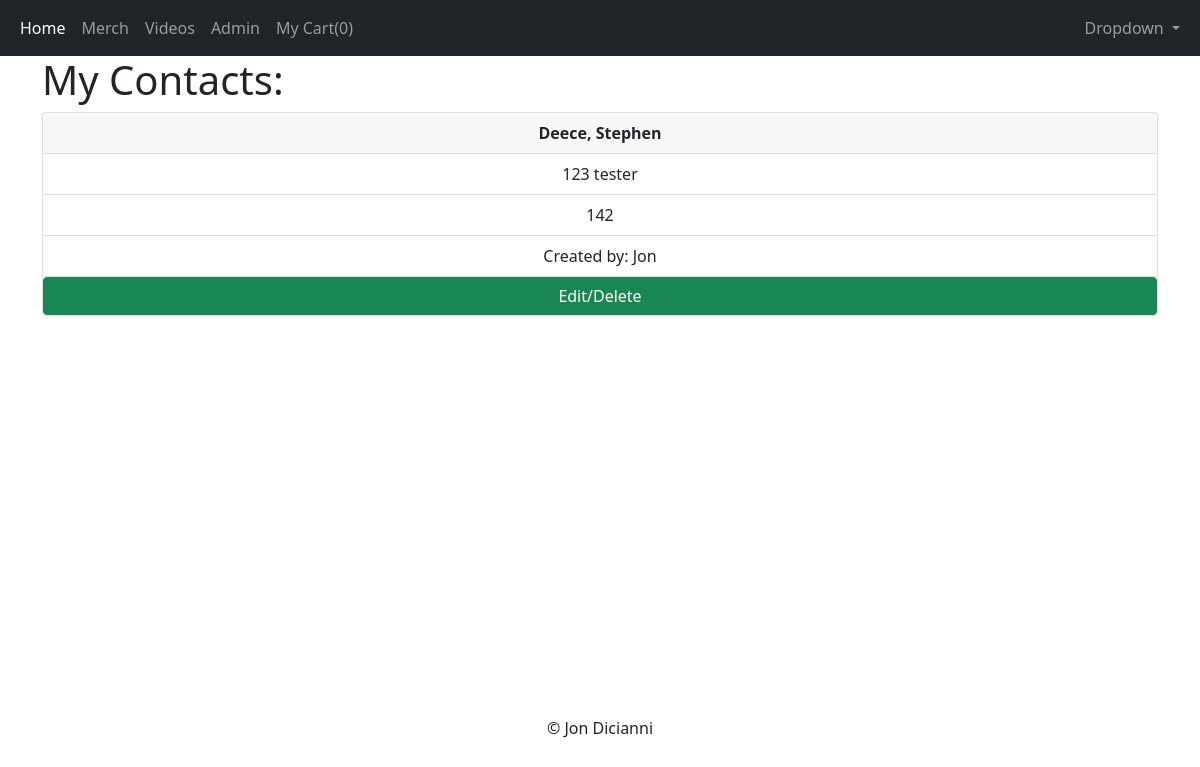
/my-contacts (signed in), run on the app's committed database.
### app/models.py (models this page shows, shortened)
class Contact(db.Model):
    id = db.Column(db.Integer, primary_key=True)
    first_name = db.Column(db.String(200))
    last_name = db.Column(db.String(300))
    address = db.Column(db.String(500))
    phone_number = db.Column(db.Integer)
    date_created = db.Column(db.Integer, nullable=False, default=datetime.utcnow)
    user_id = db.Column(db.Integer, db.ForeignKey('user.id'), nullable=False)

class User(db.Model, UserMixin):
    id = db.Column(db.Integer, primary_key=True)
    username = db.Column(db.String(150), nullable=False, unique=True)
    email = db.Column(db.String(150), nullable=False, unique=True)
    password = db.Column(db.String(256), nullable=False)
    posts = db.relationship('Post', backref='author', lazy=True)
    contacts = db.relationship('Contact', backref='creator', lazy=True)

### app/routes.py (the view)
@app.route('/my-contacts')
@login_required
def my_contacts():
    contacts = current_user.contacts
    return render_template('my_contacts.html', contacts=contacts)

### app/models.py (called while the page is built)
@login_manager.user_loader
def load_user(user_id):
    return User.query.get(user_id)

### app/templates/my_contacts.html
{% extends 'base.html' %}
{% block content %}
<h1>My Contacts:</h1>
{% for c in contacts %}
    <div class='text-center'>
        <div class="card">
            <div class="card-header">
                <b>{{c.last_name}}, {{c.first_name}}</b>
            </div>
            <ul class="list-group list-group-flush">
              <li class="list-group-item">{{c.address}}</li>
              <li class="list-group-item">{{c.phone_number}}</li>
              <li class="list-group-item">Created by: {{c.creator.username}}</li>
            </ul>
            <a href="{{url_for('contact_detail', contact_id=c.id)}}" class="btn btn-success">Edit/Delete</a>
          </div>
    </div>
{% endfor %}
{% endblock %}

### data on the page
Contact: last_name "Deece", first_name "Stephen", address "123 tester", phone_number "142", creator.username "Jon"

### other printed values
{{ session['Shoppingcart']|length }} "0"
